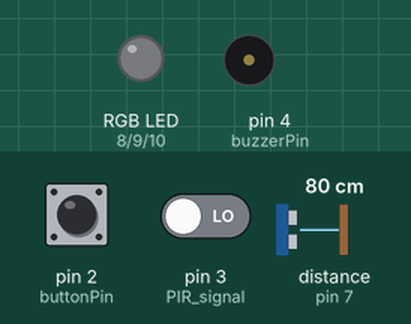
Simulated run of this sketch. Board: Arduino Uno, built with avr-gcc and run on an emulated ATmega328P. Parts: an RGB LED mixed from three pins (HIGH = lit), buzzer (waves = sounding). Inputs (shaded band) come from the test bench; at power-on: pin 2 (buttonPin) HIGH, distance to the obstacle (sensor on pin 7) 80 cm, pin 3 (PIR_signal) LOW. The echo pulse lasts 58.3 µs per cm; pins used as bus, display or sensor lines are not drawn; what the sketch prints to the serial monitor is not drawn.

Above: at 1.2 s.
1.3 s: pin 2 (buttonPin) pulled LOW for 0.15 s
At 1.7 s:
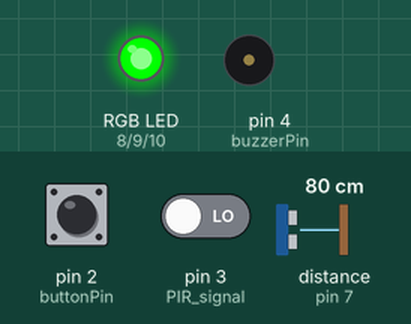
2.9 s: distance to the obstacle (sensor on pin 7) set to 33 cm
4.4 s: distance to the obstacle (sensor on pin 7) set to 26 cm
At 5.6 s:
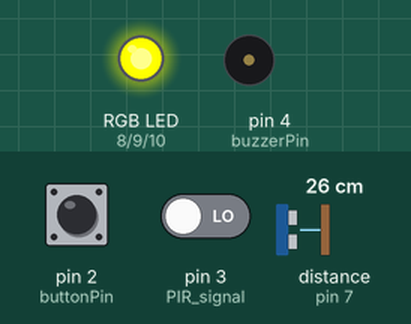
5.9 s: distance to the obstacle (sensor on pin 7) set to 11 cm
7.4 s: distance to the obstacle (sensor on pin 7) set to 8 cm
At 7.8 s:
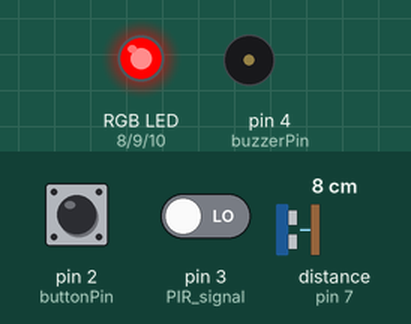
8.9 s: pin 3 (PIR_signal) driven HIGH
At 9.8 s:
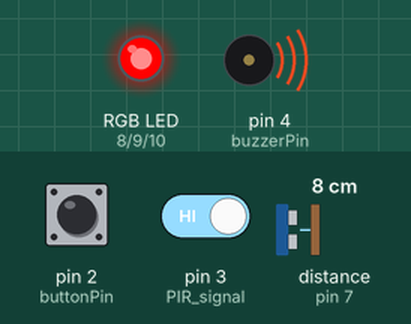
Timing chart, 0 to 11.4 s (numbered marks = the images above; inputs shaded):
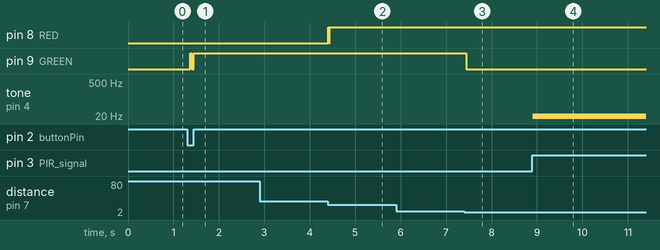

Measured:
- the behaviour switches between 30 and 29 cm on distance to the obstacle (sensor on pin 7) (found by bisection; images 1 and 2)
- the behaviour switches between 10 and 9 cm on distance to the obstacle (sensor on pin 7) (found by bisection; images 2 and 3)
- after the input at 1.3 s, pin 9 (GREEN): LOW → HIGH after 0.07 s, → LOW 0.03 s later, → HIGH 0.04 s later
- after the input at 2.9 s, every drawn part: stays the same
- after the input at 4.4 s, pin 8 (RED): LOW → HIGH at once, → LOW 0.02 s later, → HIGH 0.01 s later
- after the input at 5.9 s, every drawn part: stays the same
- after the input at 7.4 s, pin 9 (GREEN): HIGH → LOW at once
- after the input at 8.9 s, tone on pin 4 (buzzerPin): silent → 1 Hz at once

The sketch:

main_program.ino
```cpp
#include "ultrasound.h"
#include "BuzzerControl.h"
const int buttonPin = 2;

int lastButtonReading = HIGH;
int buttonState = HIGH;
unsigned long lastDebounceTime = 0;
const int debounceDelay = 50;
int pressCount = 0;
bool flag = false;

void readButton() {

  int currentReading = digitalRead(buttonPin);
  if (currentReading != lastButtonReading) {
    lastDebounceTime = millis();
  }
  if ((millis() - lastDebounceTime) > debounceDelay) {
    if (currentReading != buttonState) {
      buttonState = currentReading;
      if (buttonState == LOW) {
        flag = !flag;
        Serial.println(flag);
      }
    }
  }
  lastButtonReading = currentReading;

}

void setup() {
  pinMode(buttonPin,INPUT_PULLUP);
  ultrasound_init();
  Serial.begin(115200);
  BuzzerControl_init();

}

void loop() {

  readButton();
  if(flag) {
    update();
  }
  else{

    BuzzerOff();
    PIR_OFF();
    ultrasound_off();
  }
  delay(10);
}
  
```

BuzzerControl.h
```cpp
#ifndef BUZZERCONTROL_H
#define BUZZERCONTROL_H
#include <Arduino.h>
#include "PIR.h"
#include "ultrasound.h"
#include <string.h>

const int buzzerPin = 4;

void BuzzerControl_init() {
    pinMode(buzzerPin, OUTPUT);
    PIR_init();
}

void setBuzzerVolume(int volume) {
    tone(buzzerPin, volume);
    delay(500);
}
void BuzzerOff(){
    noTone(buzzerPin);
}
void update() {
        int pirState = digitalRead(PIR_signal);

        char color_name = RGB_check();


        if (pirState == HIGH && color_name=='R') {
            Serial.println("위험");
            setBuzzerVolume(HIGH);
        } else {
            noTone(buzzerPin);

        }


}
#endif
```

pir.h
```cpp
#ifndef PIR_H
#define PIR_H

int PIR_signal=3;   // PIR signal  3번핀 부여
int PIR_value = LOW;   // PIR signal 기본값 LOW
void PIR_init(){    // 메인코드에서 setup() 함수에서 선언할 pinMode 등 함수
  pinMode(PIR_signal,INPUT);
}
void PIR_OFF(){
  PIR_value=LOW;
}

int PIR_active(){    // 루프문에서 선언할 함수
    PIR_value = digitalRead(PIR_signal);
    if(PIR_value==HIGH){
      return 1;
    }
    else{
      return 0;
    }
}
#endif
```

ultrasound.h
```cpp
#ifndef ULTRASOUND_H
#define ULTRASOUND_H

const int trig_pin = 6;
const int echo_pin = 7;
const int RED = 8;
const int GREEN = 9;
const int BLUE = 10;
//char* color= "none";
char color;
void ultrasound_init(){

    pinMode(trig_pin,OUTPUT);
    pinMode(echo_pin,INPUT);
    pinMode(RED,OUTPUT);
    pinMode(BLUE,OUTPUT);
    pinMode(GREEN,OUTPUT);
}
void ultrasound_off() {
    digitalWrite(trig_pin, LOW);  // 초음파 신호 끄기
    digitalWrite(echo_pin,LOW);
    digitalWrite(RED, LOW);       // LED 꺼짐
    digitalWrite(BLUE, LOW);
    digitalWrite(GREEN, LOW);
}

char RGB_check(){
    digitalWrite(trig_pin, LOW);
    delayMicroseconds(2);
    digitalWrite(trig_pin, HIGH);
    delayMicroseconds(10);
    digitalWrite(trig_pin,LOW);

    long duration = pulseIn(echo_pin,HIGH);
    long distance = duration/58.2;
    //Serial.println(distance);

    digitalWrite(RED,LOW);
    digitalWrite(BLUE,LOW);
    digitalWrite(GREEN,LOW);
    if(distance<10){
        digitalWrite(RED,HIGH);
        color='R';
        return color;

    }
    else if(distance<30){
        digitalWrite(GREEN,HIGH);
        digitalWrite(RED,HIGH);
        color='Y';
        return color;
    }
    else{
        digitalWrite(GREEN,HIGH);
        color='G';
        return color;

    }
    //delay(500);

}

#endif
```
